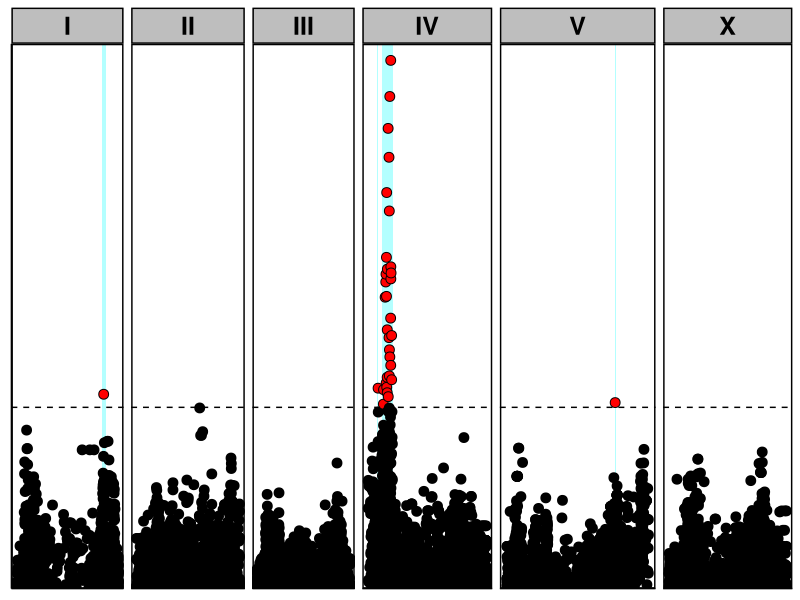
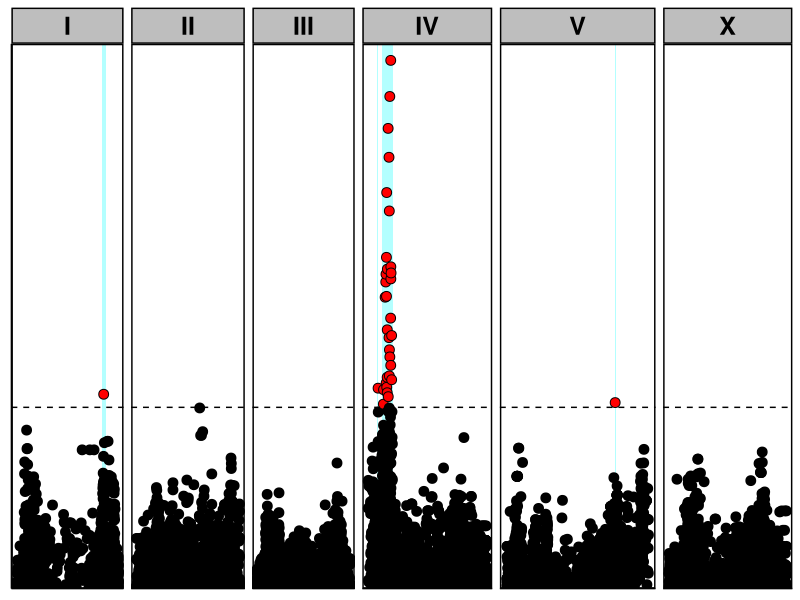

These figures' R source, in order:
library(tidyverse)

# set dir relative to repo
setwd(paste0(dirname(rstudioapi::getActiveDocumentContext()$path),"/.."))

# read data
dat <- data.table::fread("data/processed_length_Cry5B_AGGREGATE_mapping_loco.tsv") %>%
  dplyr::filter(CHROM != "MtDNA") %>%
  dplyr::distinct(marker, .keep_all = T)

# Plot it
man_plot1 <- ggplot(dat,aes(x = POS/1000000, 
               y = log10p,
               fill = as.factor(aboveBF))) + 
  theme_classic() + 
  geom_rect(aes(xmin = startPOS/1000000, 
                xmax = endPOS/1000000, 
                ymin = 0, 
                ymax = Inf, 
                fill = "blue"),
            color = "blue",
            fill = "cyan",
            linetype = 2, 
            alpha=.3,
            linewidth = 0)+ 
  geom_point(shape = 21, size = 3) +
  scale_fill_manual(values = c("black","red")) + 
  #scale_x_continuous(limits = c(1986,2014), expand = c(0, 0)) +
  #scale_y_continuous(limits = c(0,101), expand = c(0, 0)) +
  #scale_fill_manual(values = c("black","yellow")) + 
  scale_y_continuous(expand = c(0,0), limits = c(0,12.5)) +
  geom_hline(yintercept = unique(dat$BF), linetype = 2) +
  #labs(x = "", y = "Marker significance") +
       #y = expression(-log[10](italic(p)))) +
  theme_classic() +
  theme(legend.position = "none",
        panel.border = element_rect(colour = "black", fill=NA, linewidth = 1),
        strip.background = element_rect(color="black", fill='grey', linewidth=1, linetype="solid"),
        strip.text = element_text(color="black", face = "bold", size = 18),
        axis.text.x = element_blank(),
        axis.ticks.x = element_blank(),
        axis.text.y = element_blank(),
        axis.title = element_blank(),
        #axis.title.y = element_text(color="black", face = "bold", size = 18),
        axis.ticks.y = element_blank()) + 
  facet_grid(~CHROM, scales = "free_x", space = "free") 
man_plot1

# save it
ggsave(man_plot1, filename = "plots/manhatten_plot_2.png", width = 6.6, height = 4.75)
